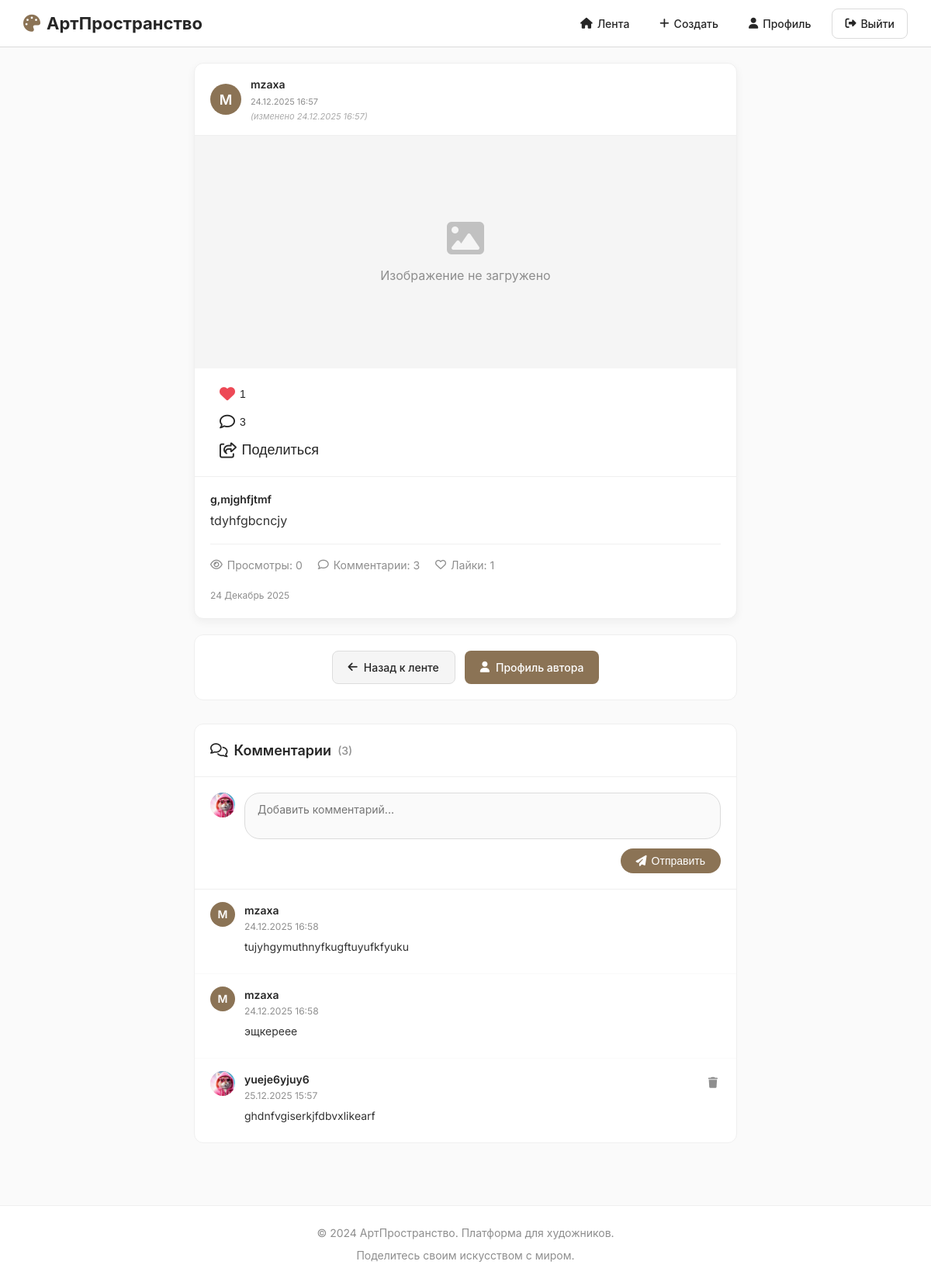
/post/2/ (signed in), run on the app's committed database.
### core_app/models.py (models this page shows, shortened)
class Post(models.Model):
    user = models.ForeignKey(User, on_delete=models.CASCADE, related_name='posts', verbose_name='Автор')
    title = models.CharField(max_length=200, verbose_name='Заголовок')
    content = models.TextField(verbose_name='Описание')
    image = models.ImageField(upload_to='posts/', blank=True, null=True, verbose_name='Изображение')
    created_at = models.DateTimeField(auto_now_add=True, verbose_name='Дата создания')
    updated_at = models.DateTimeField(auto_now=True, verbose_name='Дата обновления')
    views = models.IntegerField(default=0, verbose_name='Просмотры')
    likes = models.ManyToManyField(User, related_name='liked_posts', blank=True, verbose_name='Лайки')
    class Meta:
        ordering = ['-created_at']
        verbose_name = 'Пост'
        verbose_name_plural = 'Посты'

class UserProfile(models.Model):
    user = models.OneToOneField(User, on_delete=models.CASCADE, related_name='profile')
    bio = models.TextField(max_length=500, blank=True, verbose_name='Биография')
    avatar = models.ImageField(upload_to='avatars/', blank=True, null=True, verbose_name='Аватар')
    website = models.URLField(blank=True, verbose_name='Веб-сайт')
    instagram = models.CharField(max_length=100, blank=True, verbose_name='Instagram')
    location = models.CharField(max_length=100, blank=True, verbose_name='Местоположение')
    created_at = models.DateTimeField(auto_now_add=True)
    class Meta:
        verbose_name = 'Профиль пользователя'
        verbose_name_plural = 'Профили пользователей'

class Comment(models.Model):
    post = models.ForeignKey(Post, on_delete=models.CASCADE, related_name='comments', verbose_name='Пост')
    user = models.ForeignKey(User, on_delete=models.CASCADE, verbose_name='Автор')
    content = models.TextField(verbose_name='Текст комментария')
    created_at = models.DateTimeField(auto_now_add=True, verbose_name='Дата создания')
    class Meta:
        ordering = ['created_at']
        verbose_name = 'Комментарий'
        verbose_name_plural = 'Комментарии'

### core_app/views.py (the view)
# urls.py: path('post/<int:post_id>/', views.post_detail, name='post_detail'),
def post_detail(request, post_id):
    post = get_object_or_404(Post, id=post_id)
    comments = post.comments.all()
    if request.method == 'POST' and request.user.is_authenticated:
        comment_form = CommentForm(request.POST)
        if comment_form.is_valid():
            comment = comment_form.save(commit=False)
            comment.post = post
            comment.user = request.user
            comment.save()
            return redirect('core_app:post_detail', post_id=post.id)
    else:
        comment_form = CommentForm()
    return render(request, 'post_detail.html', {
        'post': post,
        'comments': comments,
        'comment_form': comment_form,
    })

### core_app/forms.py
class CommentForm(forms.ModelForm):
    class Meta:
        model = Comment
        fields = ['content']
        widgets = {
            'content': forms.Textarea(attrs={
                'rows': 2,
                'placeholder': 'Добавить комментарий...',
                'style': 'resize: none;'
            }),
        }

### core_app/templates/post_detail.html (shortened to what this page needs)
{% extends 'base.html' %}
{% load static %}
{% block content %}
<div class="post-detail-container">
    <div class="post-detail-card">
        <div class="post-detail-header">
            <div class="post-author-info">
                <a href="{% url 'core_app:profile' post.user.username %}" class="author-link">
                    <div class="avatar-large">
                        {% if post.user.profile.avatar %}
                            <img src="{{ post.user.profile.avatar.url }}" alt="{{ post.user.username }}">
                        {% else %}
                            <div class="avatar-large-default">
                                {{ post.user.username|first|upper }}
                            </div>
                        {% endif %}
                    </div>
                    <div class="author-details">
                        <strong class="author-name">{{ post.user.username }}</strong>
                        <span class="post-date">{{ post.created_at|date:"d.m.Y H:i" }}</span>
                        {% if post.updated_at != post.created_at %}
                            <span class="post-updated">(изменено {{ post.updated_at|date:"d.m.Y H:i" }})</span>
                        {% endif %}
                    </div>
                </a>
            </div>
        </div>
        {% if post.image %}
        <div class="post-image-container">
            <img src="{{ post.image.url }}" alt="{{ post.title }}" class="post-main-image" id="mainImage">
            <button class="zoom-btn" onclick="toggleZoom()">
                <i class="fas fa-search-plus"></i>
            </button>
        </div>
        {% else %}
        <div class="post-image-placeholder">
            <i class="fas fa-image"></i>
            <span>Изображение не загружено</span>
        </div>
        {% endif %}
        <div class="post-actions-bar">
            <div class="post-actions-left">
                <form method="POST" action="{% url 'core_app:like_post' post.id %}" class="like-form" style="display: inline;">
                    <button type="submit" class="action-button like-btn {% if user in post.likes.all %}liked{% endif %}"
                            {% if not user.is_authenticated %}disabled title="Войдите, чтобы ставить лайки"{% endif %}>
                        <i class="{% if user in post.likes.all %}fas fa-heart{% else %}far fa-heart{% endif %}"></i>
                        <span class="likes-count">{{ post.likes.count }}</span>
                    </button>
                </form>
                <button class="action-button comment-btn" onclick="scrollToComments()">
                    <i class="far fa-comment"></i>
                    <span class="comments-count">{{ post.comments.count }}</span>
                </button>
                <button class="action-button share-btn" onclick="sharePost()">
                    <i class="far fa-share-square"></i>
                    <span>Поделиться</span>
                </button>
            </div>
        </div>
        <div class="post-content-wrapper">
            <div class="post-meta">
                <h1 class="post-title">{{ post.title }}</h1>
                <div class="post-description">
                    {{ post.content|linebreaks }}
                </div>
                <div class="post-meta-info">
                    <div class="meta-item">
                        <i class="far fa-eye"></i>
                        <span>Просмотры: {{ post.views|default:"0" }}</span>
                    </div>
                    <div class="meta-item">
                        <i class="far fa-comment"></i>
                        <span>Комментарии: {{ post.comments.count }}</span>
                    </div>
                    <div class="meta-item">
                        <i class="far fa-heart"></i>
                        <span>Лайки: {{ post.likes.count }}</span>
                    </div>
                </div>
            </div>
            <div class="post-date-info">
                {{ post.created_at|date:"d F Y" }}
            </div>
        </div>
    </div>
    <div class="post-actions-footer">
        <a href="{% url 'core_app:home' %}" class="btn-back">
            <i class="fas fa-arrow-left"></i> Назад к ленте
        </a>
        <a href="{% url 'core_app:profile' post.user.username %}" class="btn-profile">
            <i class="fas fa-user"></i> Профиль автора
        </a>
    </div>
    <div class="comments-section">
        <div class="comments-header">
            <h3 class="comments-title">
                <i class="far fa-comments"></i> Комментарии
            </h3>
            <span class="comments-count">({{ post.comments.count }})</span>
        </div>
        {% if user.is_authenticated %}
        <div class="comment-form-wrapper">
            <form method="post" action="{% url 'core_app:add_comment' post.id %}" class="comment-form" id="comment-form">
                <div class="avatar-comment">
                    {% if user.profile.avatar %}
                        <img src="{{ user.profile.avatar.url }}" alt="{{ user.username }}">
                    {% else %}
                        <div class="avatar-comment-default">
                            {{ user.username|first|upper }}
                        </div>
                    {% endif %}
                </div>
                <div class="comment-input-wrapper">
                    <textarea name="content" placeholder="Добавить комментарий..." required id="comment-textarea"></textarea>
                    <button type="submit" class="btn-comment-submit">
                        <i class="fas fa-paper-plane"></i> Отправить
                    </button>
                </div>
            </form>
        </div>
        {% else %}
        <div class="comment-login-prompt">
            <p>Чтобы оставить комментарий, <a href="{% url 'core_app:login_view' %}">войдите</a> или <a href="{% url 'core_app:register' %}">зарегистрируйтесь</a>.</p>
        </div>
        {% endif %}
        <div class="comments-list" id="comments-list">
            {% for comment in comments %}
            <div class="comment-item" id="comment-{{ comment.id }}">
                <div class="avatar-small">
                    {% if comment.user.profile.avatar %}
                        <img src="{{ comment.user.profile.avatar.url }}" alt="{{ comment.user.username }}">
                    {% else %}
                        <div class="avatar-small-default">
                            {{ comment.user.username|first|upper }}
                        </div>
                    {% endif %}
                </div>
                <div class="comment-content-wrapper">
                    <div class="comment-header">
                        <a href="{% url 'core_app:profile' comment.user.username %}" class="comment-author-link">
                            <div class="comment-author-info">
                                <strong class="comment-author-name">{{ comment.user.username }}</strong>
                                <span class="comment-date">{{ comment.created_at|date:"d.m.Y H:i" }}</span>
                            </div>
                        </a>
                        <div class="comment-actions">
                            {% if user == comment.user or user == post.user %}
                            <a href="{% url 'core_app:delete_comment' comment.id %}" class="comment-delete-btn"
                               onclick="return confirm('Удалить комментарий?')">
                                <i class="fas fa-trash"></i>
                            </a>
                            {% endif %}
                        </div>
                    </div>
                    <div class="comment-text">
                        {{ comment.content|linebreaks }}
                    </div>
                </div>
            </div>
            {% empty %}
            <div class="no-comments">
                <i class="far fa-comment"></i>
                <p>Пока нет комментариев. Будьте первым!</p>
            </div>
            {% endfor %}
        </div>
    </div>
</div>
{% endblock %}

### data on the page
Post: user.username|first "M", user.username "mzaxa", created_at "24.12.2025 16:57", updated_at "24.12.2025 16:57", likes.count "1", comments.count "3", title "g,mjghfjtmf", content "tdyhfgbcncjy", views "0", created_at "24 Декабрь 2025"
Comment: user.username|first "M", user.username "mzaxa", created_at "24.12.2025 16:58", content "tujyhgymuthnyfkugftuyufkfyuku"
Comment: user.username|first "M", user.username "mzaxa", created_at "24.12.2025 16:58", content "эщкереее"
Comment: user.profile.avatar (picture), user.username "yueje6yjuy6", created_at "25.12.2025 15:57", content "ghdnfvgiserkjfdbvxlikearf"
